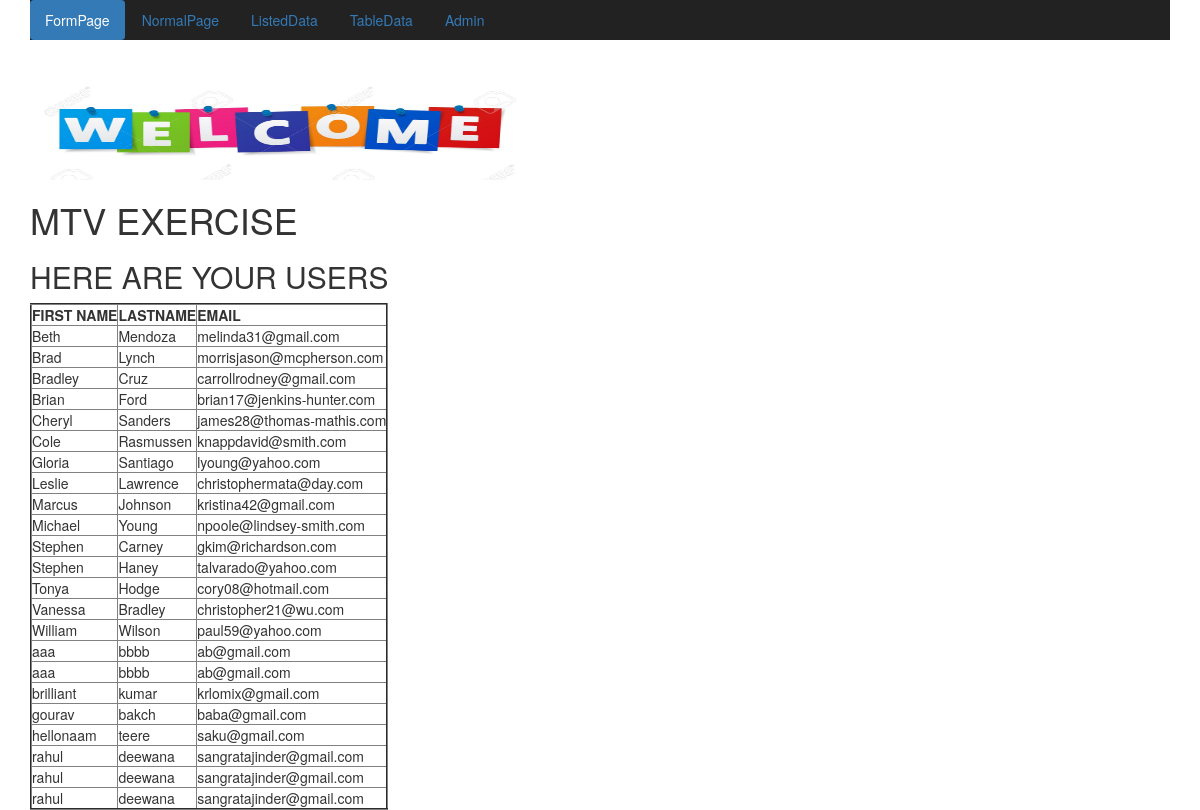
The page / on the database its author committed.
### apptwo/models.py (models this page shows)
class User(models.Model):
    firstname =models.CharField(max_length=90)
    lastname = models.CharField(max_length=90)
    email=models.EmailField()

### apptwo/views.py (the view)
# urls.py: path('',views.help,name='help'),
def help(request):
    iteratelist = User.objects.order_by('firstname')
    my_dict = {'temptag':iteratelist }
    return render(request,'apptwo/help.html',context=my_dict)

### templates/apptwo/help.html (shortened to what this page needs)
<!DOCTYPE html>
{% load staticfiles %}
<html lang="en" dir="ltr">
  <head>
    <link rel="stylesheet" href="https://maxcdn.bootstrapcdn.com/bootstrap/3.3.7/css/bootstrap.min.css">
  </head>
  <body>
<div class="container">
      <ul class="nav nav-pills navbar-inverse">
  <li role="presentation" class="active"><a href="{% url "apptwo:formcall" %}">FormPage</a></li>
  <li role="presentation"><a href="{% url "apptwo:new" %}">NormalPage</a></li>
  <li role="presentation"><a href="{% url "apptwo:index" %}">ListedData</a></li>
  <li role="presentation"><a href="{% url "apptwo:help" %}">TableData</a></li>
  <li role="presentation"><a href="{% url "admin:index" %}">Admin</a></li>
</ul>
<br><br>
    <img src="{% static "imagesp/welcomepic1.jpg" %}" width="500"  height="100" alt="">
    {% block body_block %}
<h1>MTV EXERCISE</h1>
<h2>HERE ARE YOUR USERS</h2>
 {% if temptag %}
<table border="2px">
  <thead>
  <th>FIRST NAME</th>
  <th>LASTNAME</th>
  <th>EMAIL</th>
    </thead>
  {% for k in temptag %}
  <tr>
    <td>{{ k.firstname }}</td>
    <td>{{ k.lastname }}</td>
    <td>{{ k.email }}</td>
  </tr>
  {% endfor %}
</table>
{% else %}
<p>NO RECORD FOUND</p>
{% endif %}
{% endblock %}
</div>
  </body>
</html>

### rows shown on the page
User: firstname "Beth", lastname "Mendoza", email "melinda31@gmail.com"
User: firstname "Brad", lastname "Lynch", email "morrisjason@mcpherson.com"
User: firstname "Bradley", lastname "Cruz", email "carrollrodney@gmail.com"
User: firstname "Brian", lastname "Ford", email "brian17@jenkins-hunter.com"
User: firstname "Cheryl", lastname "Sanders", email "james28@thomas-mathis.com"
User: firstname "Cole", lastname "Rasmussen", email "knappdavid@smith.com"
User: firstname "Gloria", lastname "Santiago", email "lyoung@yahoo.com"
User: firstname "Leslie", lastname "Lawrence", email "christophermata@day.com"
User: firstname "Marcus", lastname "Johnson", email "kristina42@gmail.com"
User: firstname "Michael", lastname "Young", email "npoole@lindsey-smith.com"
User: firstname "Stephen", lastname "Carney", email "gkim@richardson.com"
User: firstname "Stephen", lastname "Haney", email "talvarado@yahoo.com"
User: firstname "Tonya", lastname "Hodge", email "cory08@hotmail.com"
User: firstname "Vanessa", lastname "Bradley", email "christopher21@wu.com"
User: firstname "William", lastname "Wilson", email "paul59@yahoo.com"
User: firstname "aaa", lastname "bbbb", email "ab@gmail.com"
User: firstname "aaa", lastname "bbbb", email "ab@gmail.com"
User: firstname "brilliant", lastname "kumar", email "krlomix@gmail.com"
User: firstname "gourav", lastname "bakch", email "baba@gmail.com"
User: firstname "hellonaam", lastname "teere", email "saku@gmail.com"
User: firstname "rahul", lastname "deewana", email "sangratajinder@gmail.com"
User: firstname "rahul", lastname "deewana", email "sangratajinder@gmail.com"
User: firstname "rahul", lastname "deewana", email "sangratajinder@gmail.com"
